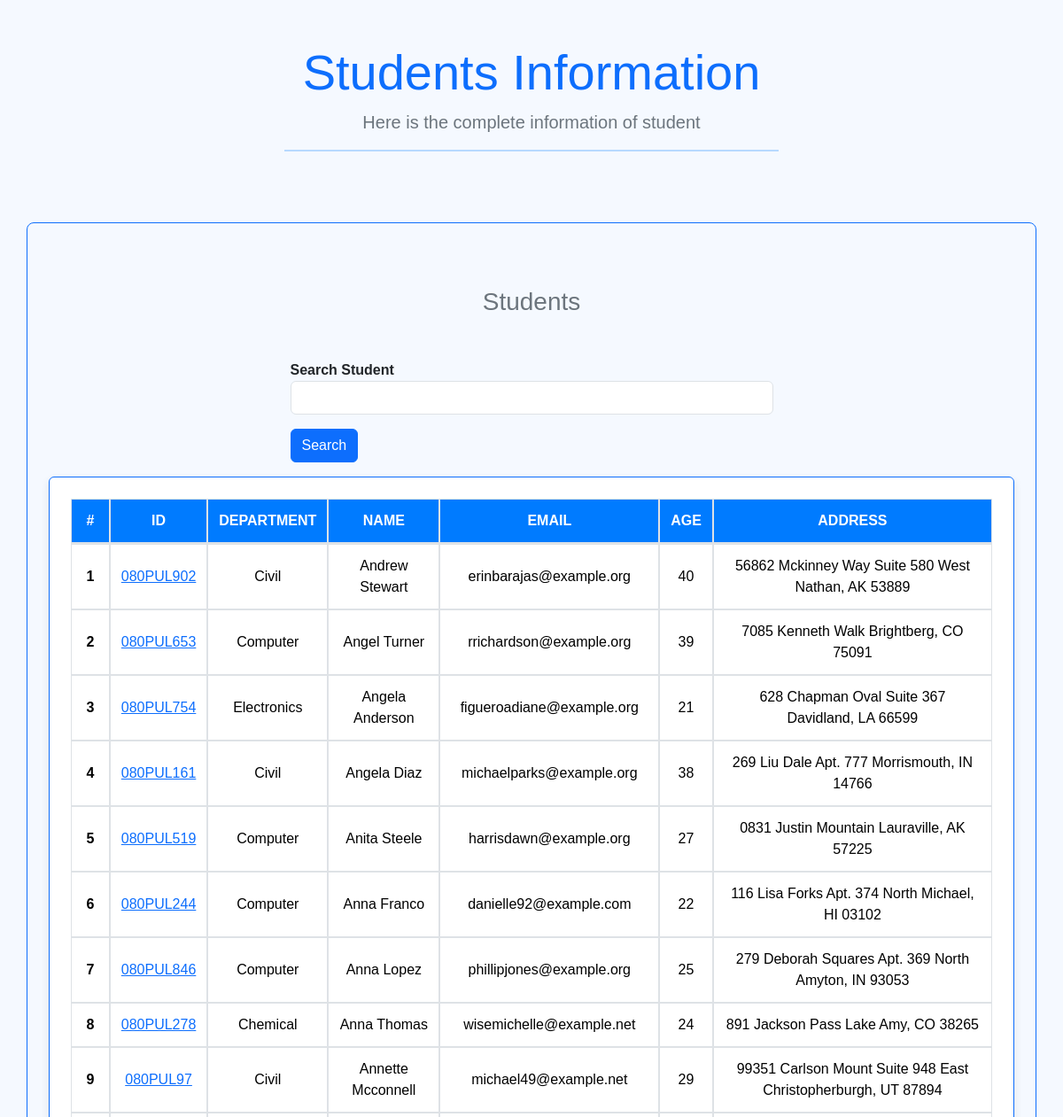
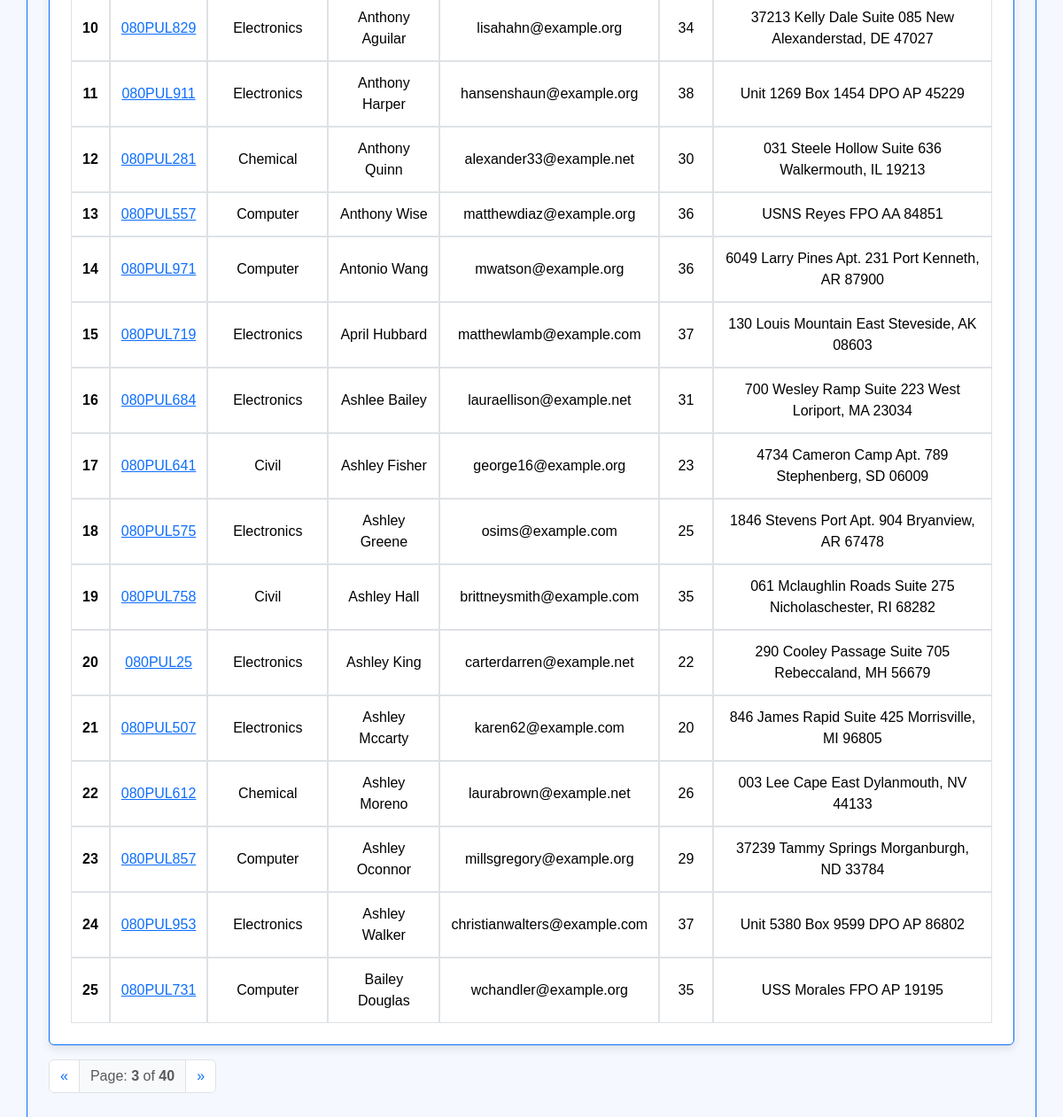
Screenshot of /students/?page=3 with the database file from the repository (2 pictures, top to bottom).
### student/models.py (models this page shows, shortened)
class Student(models.Model):
    department  = models.ForeignKey(Department, related_name="depart", on_delete= models.CASCADE)
    student_id  = models.OneToOneField(StudentID, related_name= "studentid", on_delete= models.CASCADE)
    student_name = models.CharField(max_length= 100)
    student_email = models.EmailField(unique= True)
    student_age = models.IntegerField(default= 18)
    student_address = models.TextField()
    class Meta:
        ordering = ['student_name']
        verbose_name = "student"

class StudentID(models.Model):
    student_id = models.CharField(max_length= 100)
    def __str__(self):
        return self.student_id

class Department (models.Model):
    department = models.CharField(max_length = 100)
    def __str__(self):
        return self.department
    class Meta:
        ordering = ['department']

### student/views.py (the view, shortened to what this page needs)
# urls.py: path("students/", get_student, name="get_students"),
def get_student(request):
    queryset = Student.objects.all()
    search = request.GET.get('search', '')
    paginator = Paginator(queryset, 25)
    page_number = request.GET.get("page", 1)
    page_obj = paginator.get_page(page_number)
    page_list = []
    for num in range(1,page_obj.paginator.num_pages + 1):
        page_list.append(num)
    temp = (int(page_number) - 1) * 25 + 1
    count_list = []
    for num in range(temp, (int(page_number) * 25) + 1 ):
        count_list.append(num)
    zipped_list = zip(queryset,count_list)
    return render(request, 'student.html', {'queryset' : page_obj, 'page_list': page_list, 'search_query' : search, 'zipped_list' : zipped_list, 'page_number': int(page_number)} )

### student/templates/student.html (shortened to what this page needs)
{% extends "base.html" %}
{% block start%}
    <body style="background-color: #f5f9ff; font-family: 'Arial', sans-serif;">
        <div class="container text-center py-5">
            <h1 class="display-4 text-primary">Students Information</h1>
            <p class="lead text-secondary">Here is the complete information of student</p>
            <hr class="w-50 mx-auto" style="border-top: 2px solid #007bff;">
        </div>
        <div class = "container border border-primary rounded-3 p-4 mt-3" style="border-width: 5px;">
        <div class="mt-5">
            <h3 class="text-center text-secondary">Students</h3>
            <div class = "mt-5">
                <div class="mx-auto col-6">
                    <form>
                    <div class="form-group mb-3">
                        <label for="SearchBar" class="fw-bold text-dark">Search Student</label>
                        <input  name="search" type="text" class="form-control">
                    </div>
                    <button type = "submit" class = "btn btn-primary">Search</button>
                </form>
                </div>
            <table class="table striped table-bordered table-hover text-center mt-3 styled-table border border-primary rounded p-4">
                <thead class="bg-primary text-white">
                    <tr>
                        <th>#</th>
                        <th>ID</th>
                        <th>Department</th>
                        <th>Name</th>
                        <th>EMAIL</th>
                        <th>Age</th>
                        <th>Address</th>
                    </tr>
                </thead>
                <tbody>
                    {% for student in queryset %}
                    <tr>
                        <th scope="row">{{ forloop.counter }}</th>
                        <td>
                            <a href = "{% url 'get_marks' student.student_id %}">{{ student.student_id }} </a>
                        </td>
                        <td>{{ student.department}}</td>
                        <td>{{ student.student_name}}</td>
                        <td>{{ student.student_email}}</td>
                        <td>{{ student.student_age}}</td>
                        <td>{{ student.student_address}}</td>
                    </tr>
                    {% endfor %}
                </tbody>
            </table>
            <nav aria-label="Page navigation">
                <ul class="pagination">
                    <li class="page-item {% if not queryset.has_previous %}disabled{% endif %}">
                        {% if queryset.has_previous %}
                            <a class="page-link" href="?{% if request.GET.search %}search={{ request.GET.search }}&{% endif %}page={{ queryset.previous_page_number }}" aria-label="Previous">
                                <span aria-hidden="true">&laquo;</span>
                            </a>
                        {% else %}
                            <span class="page-link" aria-hidden="true">&laquo;</span>
                        {% endif %}
                    </li>
                    <li class="page-item disabled">
                        <span class="page-link bg-light">Page: <strong>{{ page_number }}</strong> of <strong>{{ queryset.paginator.num_pages }}</strong></span>
                    </li>
                    <li class="page-item {% if not queryset.has_next %}disabled{% endif %}">
                        {% if queryset.has_next %}
                            <a class="page-link" href="?{% if request.GET.search %}search={{ request.GET.search }}&{% endif %}page={{ queryset.next_page_number }}" aria-label="Next">
                                <span aria-hidden="true">&raquo;</span>
                            </a>
                        {% else %}
                            <span class="page-link" aria-hidden="true">&raquo;</span>
                        {% endif %}
                    </li>
                </ul>
            </nav>
    </body>
    {% endblock %}

### home/templates/custom.css (style rules this page uses)
body { background-image: url('/static/images/background-pattern.svg'); background-size: cover; background-attachment: fixed; }
.table td, .table th { vertical-align: middle; }
.styled-table { border-collapse: separate; border-spacing: 0; width: 100%; border: 1px solid #dee2e6; box-shadow: 0 4px 10px rgba(0, 0, 0, 0.1); overflow: hidden; background-color: #ffffff; }
.styled-table thead th { border-bottom: 2px solid #dee2e6; color: #ffffff; background-color: #007bff; text-transform: uppercase; font-weight: bold; }
.styled-table th, .styled-table td { border: 1px solid #dee2e6; padding: 12px; text-align: center; vertical-align: middle; }
.styled-table tbody tr:nth-of-type(odd) { background-color: #fefefe; }
.styled-table tbody tr:nth-of-type(even) { background-color: #f8f9fa; }

### home/templates/base.html (style rules this page uses)
table { width: 50%; border: 1px solid black; border-collapse: collapse; }
th, td { border: 1px solid black; padding: 8px; text-align: left; }

### rows the page displays
Student: student_id "080PUL902", department "Civil", student_name "Andrew Stewart", student_email "erinbarajas@example.org", student_age "40", student_address "56862 Mckinney Way Suite 580 West Nathan, AK 53889"
Student: student_id "080PUL653", department "Computer", student_name "Angel Turner", student_email "rrichardson@example.org", student_age "39", student_address "7085 Kenneth Walk Brightberg, CO 75091"
Student: student_id "080PUL754", department "Electronics", student_name "Angela Anderson", student_email "figueroadiane@example.org", student_age "21", student_address "628 Chapman Oval Suite 367 Davidland, LA 66599"
Student: student_id "080PUL161", department "Civil", student_name "Angela Diaz", student_email "michaelparks@example.org", student_age "38", student_address "269 Liu Dale Apt. 777 Morrismouth, IN 14766"
Student: student_id "080PUL519", department "Computer", student_name "Anita Steele", student_email "harrisdawn@example.org", student_age "27", student_address "0831 Justin Mountain Lauraville, AK 57225"
Student: student_id "080PUL244", department "Computer", student_name "Anna Franco", student_email "danielle92@example.com", student_age "22", student_address "116 Lisa Forks Apt. 374 North Michael, HI 03102"
Student: student_id "080PUL846", department "Computer", student_name "Anna Lopez", student_email "phillipjones@example.org", student_age "25", student_address "279 Deborah Squares Apt. 369 North Amyton, IN 93053"
Student: student_id "080PUL278", department "Chemical", student_name "Anna Thomas", student_email "wisemichelle@example.net", student_age "24", student_address "891 Jackson Pass Lake Amy, CO 38265"
Student: student_id "080PUL97", department "Civil", student_name "Annette Mcconnell", student_email "michael49@example.net", student_age "29", student_address "99351 Carlson Mount Suite 948 East Christopherburgh, UT 87894"
Student: student_id "080PUL829", department "Electronics", student_name "Anthony Aguilar", student_email "lisahahn@example.org", student_age "34", student_address "37213 Kelly Dale Suite 085 New Alexanderstad, DE 47027"
Student: student_id "080PUL911", department "Electronics", student_name "Anthony Harper", student_email "hansenshaun@example.org", student_age "38", student_address "Unit 1269 Box 1454 DPO AP 45229"
Student: student_id "080PUL281", department "Chemical", student_name "Anthony Quinn", student_email "alexander33@example.net", student_age "30", student_address "031 Steele Hollow Suite 636 Walkermouth, IL 19213"
Student: student_id "080PUL557", department "Computer", student_name "Anthony Wise", student_email "matthewdiaz@example.org", student_age "36", student_address "USNS Reyes FPO AA 84851"
Student: student_id "080PUL971", department "Computer", student_name "Antonio Wang", student_email "mwatson@example.org", student_age "36", student_address "6049 Larry Pines Apt. 231 Port Kenneth, AR 87900"
Student: student_id "080PUL719", department "Electronics", student_name "April Hubbard", student_email "matthewlamb@example.com", student_age "37", student_address "130 Louis Mountain East Steveside, AK 08603"
Student: student_id "080PUL684", department "Electronics", student_name "Ashlee Bailey", student_email "lauraellison@example.net", student_age "31", student_address "700 Wesley Ramp Suite 223 West Loriport, MA 23034"
Student: student_id "080PUL641", department "Civil", student_name "Ashley Fisher", student_email "george16@example.org", student_age "23", student_address "4734 Cameron Camp Apt. 789 Stephenberg, SD 06009"
Student: student_id "080PUL575", department "Electronics", student_name "Ashley Greene", student_email "osims@example.com", student_age "25", student_address "1846 Stevens Port Apt. 904 Bryanview, AR 67478"
Student: student_id "080PUL758", department "Civil", student_name "Ashley Hall", student_email "brittneysmith@example.com", student_age "35", student_address "061 Mclaughlin Roads Suite 275 Nicholaschester, RI 68282"
Student: student_id "080PUL25", department "Electronics", student_name "Ashley King", student_email "carterdarren@example.net", student_age "22", student_address "290 Cooley Passage Suite 705 Rebeccaland, MH 56679"
Student: student_id "080PUL507", department "Electronics", student_name "Ashley Mccarty", student_email "karen62@example.com", student_age "20", student_address "846 James Rapid Suite 425 Morrisville, MI 96805"
Student: student_id "080PUL612", department "Chemical", student_name "Ashley Moreno", student_email "laurabrown@example.net", student_age "26", student_address "003 Lee Cape East Dylanmouth, NV 44133"
Student: student_id "080PUL857", department "Computer", student_name "Ashley Oconnor", student_email "millsgregory@example.org", student_age "29", student_address "37239 Tammy Springs Morganburgh, ND 33784"
Student: student_id "080PUL953", department "Electronics", student_name "Ashley Walker", student_email "christianwalters@example.com", student_age "37", student_address "Unit 5380 Box 9599 DPO AP 86802"
Student: student_id "080PUL731", department "Computer", student_name "Bailey Douglas", student_email "wchandler@example.org", student_age "35", student_address "USS Morales FPO AP 19195"

### other values shown
{{ page_number }} "3"
{{ queryset.paginator.num_pages }} "40"
